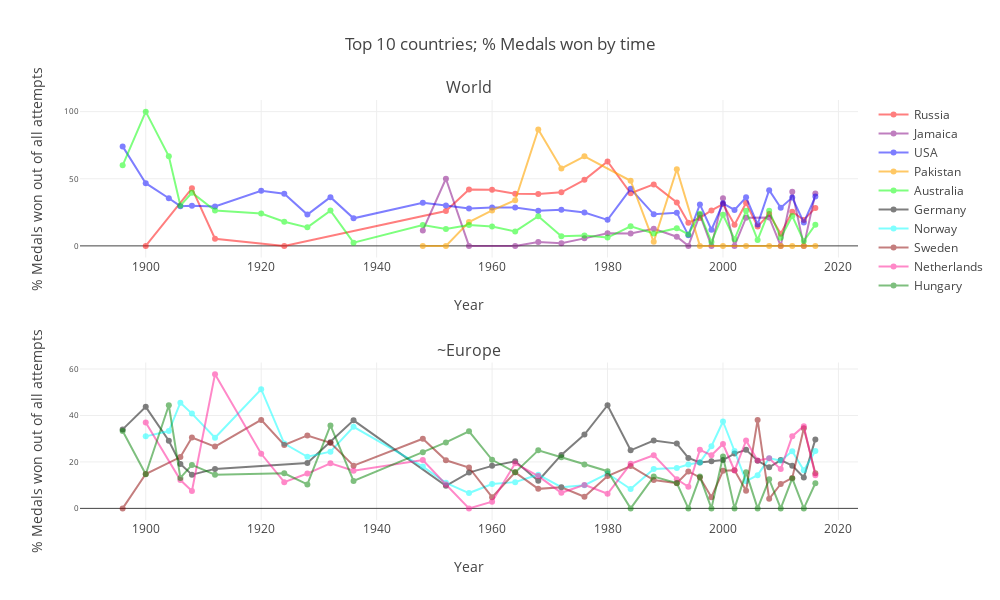

The notebook cell this image was saved under:
### Code cell
init_notebook_mode(connected=True)
trace_Ru = go.Scatter(x = d['Russia'].index ,y = d['Russia']['%medalists'],name="Russia",
                      marker=dict(color="Red"),  opacity=0.5, mode = "markers+lines")

trace_USA = go.Scatter(x = d['USA'].index ,y = d['USA']['%medalists'],name="USA",
                    marker=dict(color="Blue"),  opacity=0.5, mode = "markers+lines")

trace_Ger = go.Scatter(x = d['Germany'].index ,y = d['Germany']['%medalists'],name="Germany",
                    marker=dict(color="black"),  opacity=0.5, mode = "markers+lines")

trace_Pak = go.Scatter(x = d['Pakistan'].index ,y = d['Pakistan']['%medalists'],name="Pakistan",
                    marker=dict(color="Orange"),  opacity=0.6, mode = "markers+lines")

trace_Nor = go.Scatter(x = d['Norway'].index ,y = d['Norway']['%medalists'],name="Norway",
                    marker=dict(color="cyan"),  opacity=0.5, mode = "markers+lines")

trace_Swe = go.Scatter(x = d['Sweden'].index ,y = d['Sweden']['%medalists'],name="Sweden",
                      marker=dict(color="darkred"),  opacity=0.5, mode = "markers+lines")

trace_jam = go.Scatter(x = d['Jamaica'].index ,y = d['Jamaica']['%medalists'],name="Jamaica",
                    marker=dict(color="purple"),  opacity=0.5, mode = "markers+lines")

trace_ned = go.Scatter(x = d['Netherlands'].index ,y = d['Netherlands']['%medalists'],name="Netherlands",
                    marker=dict(color="deeppink"),  opacity=0.5, mode = "markers+lines")

trace_aud = go.Scatter(x = d['Australia'].index ,y = d['Australia']['%medalists'],name="Australia",
                    marker=dict(color="lime"),  opacity=0.5, mode = "markers+lines")

trace_h = go.Scatter(x = d['Hungary'].index ,y = d['Hungary']['%medalists'],name="Hungary",
                    marker=dict(color="green"),  opacity=0.5, mode = "markers+lines")



fig = tools.make_subplots(rows=2, cols=1, print_grid=False, subplot_titles=('World', '~Europe'))

fig.append_trace(trace_Ru, 1, 1)
fig.append_trace(trace_jam, 1, 1)
fig.append_trace(trace_USA, 1, 1)
fig.append_trace(trace_Pak, 1, 1)
fig.append_trace(trace_aud, 1, 1)

fig.append_trace(trace_Ger, 2, 1)
fig.append_trace(trace_Nor, 2, 1)
fig.append_trace(trace_Swe, 2, 1)
fig.append_trace(trace_ned, 2, 1)
fig.append_trace(trace_h, 2, 1)

fig['layout']['xaxis'].update(title='Year')
fig['layout']['xaxis2'].update(title='Year')

fig['layout']['yaxis'].update(title='% Medals won out of all attempts',tickfont=dict(size=8))
fig['layout']['yaxis2'].update(title='% Medals won out of all attempts',tickfont=dict(size=8))


#fig['layout']['yaxis1'].update(title='Sport', tickangle = 345, tickfont=dict(size=8))

fig['layout'].update(height=600, width=1000, title = ' Top 10 countries; % Medals won by time')


iplot(fig, filename='% Medals won out of all attempts')

### Figure 1 — Plotly figure (JSON) as saved in the notebook; plotly's stock layout.template omitted (floating-point values rounded to 4 significant figures)
{"data": [{"marker": {"color": "Red"}, "mode": "markers+lines", "name": "Russia", "opacity": 0.5, "type": "scatter", "uid": "f6047334-f04d-11e8-a323-6a00023e0920", "x": [1900, 1908, 1912, 1924, 1952, 1956, 1960, 1964, 1968, 1972, 1976, 1980, 1984, 1988, 1992, 1994, 1996, 1998, 2000, 2002, 2004, 2006, 2008, 2010, 2012, 2014, 2016], "xaxis": "x", "y": [0, 42.9, 5.3, 0, 25.9, 41.9, 41.8, 38.8, 38.7, 39.9, 49.2, 62.9, 39.2, 45.8, 32.3, 17.3, 20.8, 26.4, 31.1, 15.8, 31.9, 14.5, 23.7, 9, 25.5, 19.3, 28.3], "yaxis": "y"}, {"marker": {"color": "purple"}, "mode": "markers+lines", "name": "Jamaica", "opacity": 0.5, "type": "scatter", "uid": "f6051a00-f04d-11e8-aee5-6a00023e0920", "x": [1948, 1952, 1956, 1964, 1968, 1972, 1976, 1980, 1984, 1988, 1992, 1994, 1996, 1998, 2000, 2002, 2004, 2008, 2010, 2012, 2014, 2016], "xaxis": "x", "y": [11.5, 50, 0, 0, 2.9, 2, 5.6, 9.4, 9.3, 12.7, 6.8, 0, 23.2, 0, 35.4, 0, 21, 21.2, 0, 40.3, 0, 39], "yaxis": "y"}, {"marker": {"color": "Blue"}, "mode": "markers+lines", "name": "USA", "opacity": 0.5, "type": "scatter", "uid": "f6060708-f04d-11e8-8da4-6a00023e0920", "x": [1896, 1900, 1904, 1906, 1908, 1912, 1920, 1924, 1928, 1932, 1936, 1948, 1952, 1956, 1960, 1964, 1968, 1972, 1976, 1980, 1984, 1988, 1992, 1994, 1996, 1998, 2000, 2002, 2004, 2006, 2008, 2010, 2012, 2014, 2016], "xaxis": "x", "y": [74.1, 46.7, 35.5, 29.6, 29.8, 29.4, 41, 38.8, 23.3, 36.3, 20.5, 32.2, 30, 27.9, 28.5, 28.6, 26.1, 26.9, 24.8, 19.4, 42.5, 23.5, 24.6, 8, 30.9, 12, 31.7, 26.8, 36.2, 16, 41.5, 28.4, 36, 17.4, 36.7], "yaxis": "y"}, {"marker": {"color": "Orange"}, "mode": "markers+lines", "name": "Pakistan", "opacity": 0.6, "type": "scatter", "uid": "f606a9fe-f04d-11e8-9cc3-6a00023e0920", "x": [1948, 1952, 1956, 1960, 1964, 1968, 1972, 1976, 1984, 1988, 1992, 1996, 2000, 2004, 2008, 2010, 2012, 2014, 2016], "xaxis": "x", "y": [0, 0, 17.7, 26.4, 34, 86.7, 57.7, 66.7, 48.5, 3, 57.1, 0, 0, 0, 0, 0, 0, 0, 0], "yaxis": "y"}, {"marker": {"color": "lime"}, "mode": "markers+lines", "name": "Australia", "opacity": 0.5, "type": "scatter", "uid": "f60744c2-f04d-11e8-b0e3-6a00023e0920", "x": [1896, 1900, 1904, 1906, 1908, 1912, 1920, 1924, 1928, 1932, 1936, 1948, 1952, 1956, 1960, 1964, 1968, 1972, 1976, 1980, 1984, 1988, 1992, 1994, 1996, 1998, 2000, 2002, 2004, 2006, 2008, 2010, 2012, 2014, 2016], "xaxis": "x", "y": [60, 100, 66.7, 30, 39.6, 26.3, 24.1, 18, 13.8, 26.3, 2.4, 15.5, 12.6, 15.6, 14.5, 10.8, 22.1, 7.2, 7.8, 6.2, 14.6, 9.3, 13.2, 8.5, 24, 2.9, 23.2, 4.9, 26.1, 4.4, 26.1, 6.1, 22.2, 3.6, 15.8], "yaxis": "y"}, {"marker": {"color": "black"}, "mode": "markers+lines", "name": "Germany", "opacity": 0.5, "type": "scatter", "uid": "f607e5b4-f04d-11e8-b1a9-6a00023e0920", "x": [1896, 1900, 1904, 1906, 1908, 1912, 1928, 1932, 1936, 1952, 1956, 1960, 1964, 1968, 1972, 1976, 1980, 1984, 1988, 1992, 1994, 1996, 1998, 2000, 2002, 2004, 2006, 2008, 2010, 2012, 2014, 2016], "xaxis": "x2", "y": [34, 43.7, 29.1, 19.1, 14.5, 17, 19.5, 28.5, 37.9, 9.7, 15.4, 18.3, 20.3, 11.9, 23, 31.8, 44.4, 25, 29.2, 27.9, 21.7, 19.8, 20.3, 20.8, 23.6, 25.2, 20.5, 17.7, 20.8, 18.4, 13.3, 29.7], "yaxis": "y2"}, {"marker": {"color": "cyan"}, "mode": "markers+lines", "name": "Norway", "opacity": 0.5, "type": "scatter", "uid": "f6089d36-f04d-11e8-bb60-6a00023e0920", "x": [1900, 1904, 1906, 1908, 1912, 1920, 1924, 1928, 1932, 1936, 1948, 1952, 1956, 1960, 1964, 1968, 1972, 1976, 1980, 1984, 1988, 1992, 1994, 1996, 1998, 2000, 2002, 2004, 2006, 2008, 2010, 2012, 2014, 2016], "xaxis": "x2", "y": [31, 33.3, 45.5, 40.8, 30.4, 51.3, 27.9, 22.2, 24.4, 35.1, 18, 11, 6.6, 10.5, 11.3, 14.5, 9.1, 10, 15, 8.3, 17, 17.4, 18.9, 19.8, 26.8, 37.4, 24.7, 11.7, 14.3, 21.6, 20.5, 24.6, 16.4, 24.7], "yaxis": "y2"}, {"marker": {"color": "darkred"}, "mode": "markers+lines", "name": "Sweden", "opacity": 0.5, "type": "scatter", "uid": "f60948a6-f04d-11e8-9fea-6a00023e0920", "x": [1896, 1900, 1906, 1908, 1912, 1920, 1924, 1928, 1932, 1936, 1948, 1952, 1956, 1960, 1964, 1968, 1972, 1976, 1980, 1984, 1988, 1992, 1994, 1996, 1998, 2000, 2002, 2004, 2006, 2008, 2010, 2012, 2014, 2016], "xaxis": "x2", "y": [0, 14.8, 22.1, 30.5, 26.6, 38.1, 27.3, 31.4, 28.2, 18.4, 30, 20.7, 17.6, 4.8, 15.5, 8.4, 9.1, 5, 13.9, 18.2, 12.2, 10.8, 15.9, 13.3, 4.8, 16.2, 16.4, 7.6, 38.1, 4.1, 10.5, 13.1, 34.5, 15.1], "yaxis": "y2"}, {"marker": {"color": "deeppink"}, "mode": "markers+lines", "name": "Netherlands", "opacity": 0.5, "type": "scatter", "uid": "f609eab8-f04d-11e8-9290-6a00023e0920", "x": [1900, 1906, 1908, 1912, 1920, 1924, 1928, 1932, 1936, 1948, 1952, 1956, 1960, 1964, 1968, 1972, 1976, 1980, 1984, 1988, 1992, 1994, 1996, 1998, 2000, 2002, 2004, 2006, 2008, 2010, 2012, 2014, 2016], "xaxis": "x2", "y": [37, 12.2, 7.5, 57.8, 23.5, 11.3, 15, 19.4, 16.2, 20.8, 10.3, 0, 2.9, 19.4, 13.9, 6.7, 10.1, 6.3, 19.2, 22.9, 12.5, 9.3, 25.2, 22.9, 27.7, 16.3, 29.2, 20.6, 21.6, 16.9, 31.1, 35.4, 14.3], "yaxis": "y2"}, {"marker": {"color": "green"}, "mode": "markers+lines", "name": "Hungary", "opacity": 0.5, "type": "scatter", "uid": "f60ad29a-f04d-11e8-83d8-6a00023e0920", "x": [1896, 1900, 1904, 1906, 1908, 1912, 1924, 1928, 1932, 1936, 1948, 1952, 1956, 1960, 1964, 1968, 1972, 1976, 1980, 1984, 1988, 1992, 1994, 1996, 1998, 2000, 2002, 2004, 2006, 2008, 2010, 2012, 2014, 2016], "xaxis": "x2", "y": [33.3, 14.7, 44.4, 13.1, 18.7, 14.5, 15.1, 10.3, 35.7, 11.8, 24.2, 28.4, 33.2, 20.9, 15.5, 25, 22, 18.9, 16, 0, 13.7, 10.9, 0, 13.7, 0, 22.3, 0, 15.5, 0, 12.5, 0, 12.9, 0, 10.8], "yaxis": "y2"}], "layout": {"annotations": [{"font": {"size": 16}, "showarrow": false, "text": "World", "x": 0.5, "xanchor": "center", "xref": "paper", "y": 1, "yanchor": "bottom", "yref": "paper"}, {"font": {"size": 16}, "showarrow": false, "text": "~Europe", "x": 0.5, "xanchor": "center", "xref": "paper", "y": 0.375, "yanchor": "bottom", "yref": "paper"}], "height": 600, "title": " Top 10 countries; % Medals won by time", "width": 1000, "xaxis": {"anchor": "y", "domain": [0, 1], "title": "Year"}, "xaxis2": {"anchor": "y2", "domain": [0, 1], "title": "Year"}, "yaxis": {"anchor": "x", "domain": [0.625, 1], "tickfont": {"size": 8}, "title": "% Medals won out of all attempts"}, "yaxis2": {"anchor": "x2", "domain": [0, 0.375], "tickfont": {"size": 8}, "title": "% Medals won out of all attempts"}}}
